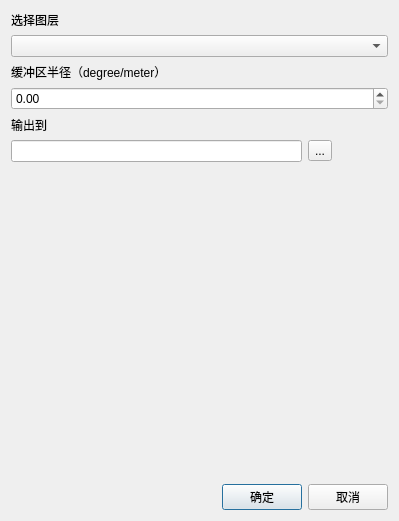
<?xml version="1.0" encoding="UTF-8"?>
<ui version="4.0">
 <class>BufferClass</class>
 <widget class="QDialog" name="BufferClass">
  <property name="geometry">
   <rect>
    <x>0</x>
    <y>0</y>
    <width>399</width>
    <height>521</height>
   </rect>
  </property>
  <property name="windowTitle">
   <string>缓冲区分析</string>
  </property>
  <layout class="QGridLayout" name="gridLayout">
   <item row="7" column="1">
    <widget class="QPushButton" name="pushButton">
     <property name="text">
      <string>确定</string>
     </property>
    </widget>
   </item>
   <item row="7" column="2">
    <widget class="QPushButton" name="pushButton_2">
     <property name="text">
      <string>取消</string>
     </property>
    </widget>
   </item>
   <item row="5" column="2">
    <widget class="QToolButton" name="toolButton">
     <property name="text">
      <string>...</string>
     </property>
    </widget>
   </item>
   <item row="6" column="1">
    <spacer name="verticalSpacer">
     <property name="orientation">
      <enum>Qt::Vertical</enum>
     </property>
     <property name="sizeHint" stdset="0">
      <size>
       <width>20</width>
       <height>40</height>
      </size>
     </property>
    </spacer>
   </item>
   <item row="6" column="2">
    <spacer name="verticalSpacer_2">
     <property name="orientation">
      <enum>Qt::Vertical</enum>
     </property>
     <property name="sizeHint" stdset="0">
      <size>
       <width>20</width>
       <height>40</height>
      </size>
     </property>
    </spacer>
   </item>
   <item row="7" column="0">
    <spacer name="horizontalSpacer">
     <property name="orientation">
      <enum>Qt::Horizontal</enum>
     </property>
     <property name="sizeHint" stdset="0">
      <size>
       <width>40</width>
       <height>20</height>
      </size>
     </property>
    </spacer>
   </item>
   <item row="1" column="0" colspan="3">
    <widget class="QComboBox" name="comboBox"/>
   </item>
   <item row="0" column="0" colspan="3">
    <widget class="QLabel" name="label">
     <property name="text">
      <string>选择图层</string>
     </property>
    </widget>
   </item>
   <item row="2" column="0" colspan="3">
    <widget class="QLabel" name="label_2">
     <property name="text">
      <string>缓冲区半径（degree/meter）</string>
     </property>
    </widget>
   </item>
   <item row="3" column="0" colspan="3">
    <widget class="QDoubleSpinBox" name="doubleSpinBox"/>
   </item>
   <item row="4" column="0" colspan="3">
    <widget class="QLabel" name="label_3">
     <property name="text">
      <string>输出到</string>
     </property>
    </widget>
   </item>
   <item row="5" column="0" colspan="2">
    <widget class="QLineEdit" name="lineEdit"/>
   </item>
  </layout>
 </widget>
 <layoutdefault spacing="6" margin="11"/>
 <resources/>
 <connections/>
</ui>
